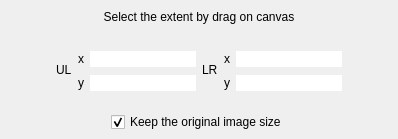
<?xml version="1.0" encoding="UTF-8"?>
<ui version="4.0">
 <class>ExtentSelector</class>
 <widget class="QWidget" name="ExtentSelector">
  <property name="geometry">
   <rect>
    <x>0</x>
    <y>0</y>
    <width>398</width>
    <height>139</height>
   </rect>
  </property>
  <layout class="QGridLayout" name="gridLayout">
   <property name="margin">
    <number>0</number>
   </property>
   <item row="3" column="0">
    <widget class="QWidget" name="widget_2" native="true">
     <layout class="QHBoxLayout" name="horizontalLayout">
      <property name="topMargin">
       <number>0</number>
      </property>
      <property name="bottomMargin">
       <number>0</number>
      </property>
      <item>
       <spacer name="horizontalSpacer_3">
        <property name="orientation">
         <enum>Qt::Horizontal</enum>
        </property>
        <property name="sizeHint" stdset="0">
         <size>
          <width>40</width>
          <height>20</height>
         </size>
        </property>
       </spacer>
      </item>
      <item>
       <widget class="QCheckBox" name="extentSelector_KeepOriginalSize">
        <property name="toolTip">
         <string>Process in the selected area but keep the original image size for save and apply mask</string>
        </property>
        <property name="text">
         <string>Keep the original image size</string>
        </property>
        <property name="checked">
         <bool>true</bool>
        </property>
       </widget>
      </item>
      <item>
       <spacer name="horizontalSpacer_4">
        <property name="orientation">
         <enum>Qt::Horizontal</enum>
        </property>
        <property name="sizeHint" stdset="0">
         <size>
          <width>40</width>
          <height>20</height>
         </size>
        </property>
       </spacer>
      </item>
     </layout>
    </widget>
   </item>
   <item row="2" column="0">
    <widget class="QWidget" name="widget" native="true">
     <layout class="QGridLayout" name="gridLayout_2">
      <item row="1" column="3">
       <widget class="QLineEdit" name="y1CoordEdit">
        <property name="styleSheet">
         <string notr="true">font-size: 9pt</string>
        </property>
        <property name="frame">
         <bool>false</bool>
        </property>
       </widget>
      </item>
      <item row="0" column="7">
       <widget class="QLineEdit" name="x2CoordEdit">
        <property name="styleSheet">
         <string notr="true">font-size: 9pt</string>
        </property>
        <property name="frame">
         <bool>false</bool>
        </property>
       </widget>
      </item>
      <item row="0" column="1" rowspan="2">
       <widget class="QLabel" name="label_2">
        <property name="styleSheet">
         <string notr="true">font-size: 9pt</string>
        </property>
        <property name="text">
         <string>UL</string>
        </property>
       </widget>
      </item>
      <item row="1" column="7">
       <widget class="QLineEdit" name="y2CoordEdit">
        <property name="styleSheet">
         <string notr="true">font-size: 9pt</string>
        </property>
        <property name="frame">
         <bool>false</bool>
        </property>
       </widget>
      </item>
      <item row="0" column="5" rowspan="2">
       <widget class="QLabel" name="label">
        <property name="styleSheet">
         <string notr="true">font-size: 9pt</string>
        </property>
        <property name="text">
         <string>LR</string>
        </property>
       </widget>
      </item>
      <item row="0" column="8">
       <spacer name="horizontalSpacer_2">
        <property name="orientation">
         <enum>Qt::Horizontal</enum>
        </property>
        <property name="sizeHint" stdset="0">
         <size>
          <width>40</width>
          <height>20</height>
         </size>
        </property>
       </spacer>
      </item>
      <item row="1" column="2">
       <widget class="QLabel" name="point2">
        <property name="styleSheet">
         <string notr="true">font-size: 9pt;</string>
        </property>
        <property name="text">
         <string>y</string>
        </property>
       </widget>
      </item>
      <item row="0" column="3">
       <widget class="QLineEdit" name="x1CoordEdit">
        <property name="minimumSize">
         <size>
          <width>0</width>
          <height>0</height>
         </size>
        </property>
        <property name="styleSheet">
         <string notr="true">font-size: 9pt</string>
        </property>
        <property name="frame">
         <bool>false</bool>
        </property>
       </widget>
      </item>
      <item row="0" column="0">
       <spacer name="horizontalSpacer">
        <property name="orientation">
         <enum>Qt::Horizontal</enum>
        </property>
        <property name="sizeHint" stdset="0">
         <size>
          <width>40</width>
          <height>20</height>
         </size>
        </property>
       </spacer>
      </item>
      <item row="0" column="2">
       <widget class="QLabel" name="point1">
        <property name="styleSheet">
         <string notr="true">font-size: 9pt</string>
        </property>
        <property name="text">
         <string>x</string>
        </property>
       </widget>
      </item>
      <item row="0" column="6">
       <widget class="QLabel" name="label_3">
        <property name="styleSheet">
         <string notr="true">font-size: 9pt</string>
        </property>
        <property name="text">
         <string>x</string>
        </property>
       </widget>
      </item>
      <item row="1" column="6">
       <widget class="QLabel" name="label_4">
        <property name="styleSheet">
         <string notr="true">font-size: 9pt</string>
        </property>
        <property name="text">
         <string>y</string>
        </property>
       </widget>
      </item>
     </layout>
    </widget>
   </item>
   <item row="1" column="0">
    <widget class="QLabel" name="widget_title">
     <property name="text">
      <string>Select the extent by drag on canvas</string>
     </property>
     <property name="alignment">
      <set>Qt::AlignCenter</set>
     </property>
    </widget>
   </item>
  </layout>
 </widget>
 <resources/>
 <connections/>
</ui>
